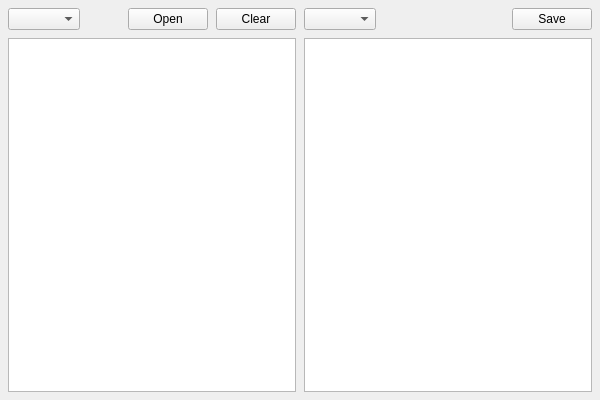
<?xml version="1.0" encoding="UTF-8"?>
<ui version="4.0">
 <class>Form</class>
 <widget class="QWidget" name="Form">
  <property name="geometry">
   <rect>
    <x>0</x>
    <y>0</y>
    <width>600</width>
    <height>400</height>
   </rect>
  </property>
  <property name="sizePolicy">
   <sizepolicy hsizetype="Expanding" vsizetype="Expanding">
    <horstretch>1</horstretch>
    <verstretch>1</verstretch>
   </sizepolicy>
  </property>
  <property name="minimumSize">
   <size>
    <width>0</width>
    <height>0</height>
   </size>
  </property>
  <property name="windowTitle">
   <string>Form</string>
  </property>
  <property name="styleSheet">
   <string notr="true"/>
  </property>
  <layout class="QHBoxLayout" name="horizontalLayout_3">
   <property name="spacing">
    <number>8</number>
   </property>
   <property name="leftMargin">
    <number>8</number>
   </property>
   <property name="topMargin">
    <number>8</number>
   </property>
   <property name="rightMargin">
    <number>8</number>
   </property>
   <property name="bottomMargin">
    <number>8</number>
   </property>
   <item>
    <layout class="QVBoxLayout" name="verticalLayout">
     <property name="sizeConstraint">
      <enum>QLayout::SetFixedSize</enum>
     </property>
     <item>
      <layout class="QHBoxLayout" name="horizontalLayout">
       <item>
        <widget class="QComboBox" name="comboBox"/>
       </item>
       <item>
        <spacer name="horizontalSpacer">
         <property name="orientation">
          <enum>Qt::Horizontal</enum>
         </property>
         <property name="sizeHint" stdset="0">
          <size>
           <width>40</width>
           <height>20</height>
          </size>
         </property>
        </spacer>
       </item>
       <item>
        <widget class="QPushButton" name="pushButton">
         <property name="text">
          <string>Open</string>
         </property>
        </widget>
       </item>
       <item>
        <widget class="QPushButton" name="pushButton_3">
         <property name="text">
          <string>Clear</string>
         </property>
        </widget>
       </item>
      </layout>
     </item>
     <item>
      <widget class="QTextEdit" name="textEdit"/>
     </item>
    </layout>
   </item>
   <item>
    <layout class="QVBoxLayout" name="verticalLayout_2">
     <item>
      <layout class="QHBoxLayout" name="horizontalLayout_2">
       <item>
        <widget class="QComboBox" name="comboBox_2"/>
       </item>
       <item>
        <spacer name="horizontalSpacer_2">
         <property name="orientation">
          <enum>Qt::Horizontal</enum>
         </property>
         <property name="sizeHint" stdset="0">
          <size>
           <width>40</width>
           <height>20</height>
          </size>
         </property>
        </spacer>
       </item>
       <item>
        <widget class="QPushButton" name="pushButton_2">
         <property name="text">
          <string>Save</string>
         </property>
        </widget>
       </item>
      </layout>
     </item>
     <item>
      <widget class="QTextEdit" name="textEdit_2"/>
     </item>
    </layout>
   </item>
  </layout>
 </widget>
 <resources/>
 <connections/>
</ui>
